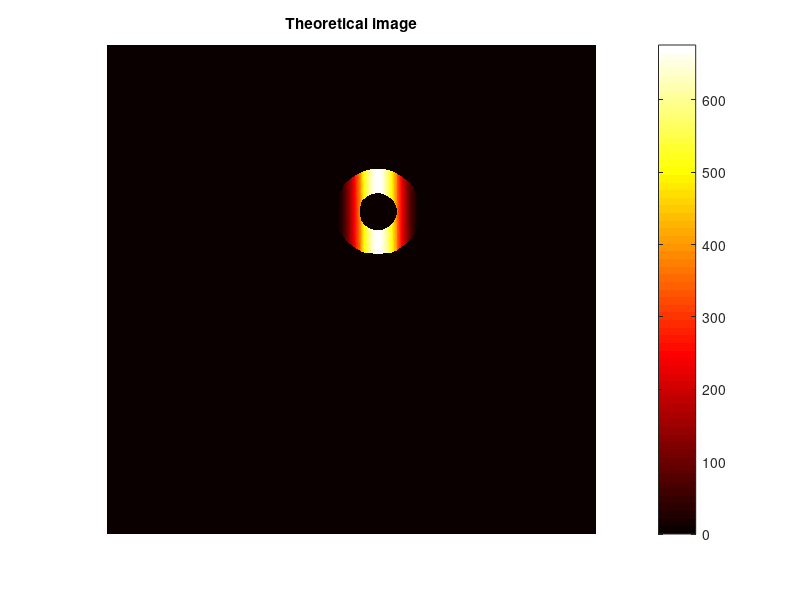

MATLAB code for this plot:
function dataout = theory_image(Tthdet, Rdet, Gamdet, Samth, Samchi, Samphi, Samthick, Refl_d, Ekev, Intensity, plotflag)

%---------------------------------------------
%SCRIPT FOR CREATING THEORETICAL THIN FILM DIFFRACTION IMAGES
% All vector notation in beam convention [+outboard +up +downstream]
% Martin actually wrote this but please don't give him any credit at all


if(nargin<11) 
    plotflag=1; % output images
end

if(nargin<9) 
    Ekev = 10.0; % beam energy in kev
    Intensity = 1; %scaling for detector counts
end

if(nargin<4) 
    Samth =  18.786; % Sample rotation about vertical axis (deg, right-hand-rule)
    Samchi = .5; % Sample rotation about beam axis (deg, RHR)
    Samphi = 0; % Sample rotation about outboard axis (deg, RHR)
    Refl_d = 3.85*1; %lattice parameter in angstroms
    Samthick = 0.01; %Film thickness in microns
end

if(nargin<3) 
    Tthdet=37.46; % **Cylindrical** two theta angle to the center of the detector (deg)
    Rdet=800000;  % **Cylindrical** radius from sample to the center detector (um)
    Gamdet=0;   % **Cylindrical** out of diffraction plane angle to the center of the detector (deg)
end
pxsz = 55; % medipix pixel size (um)
Ndet = 516; % medipix number of pixels

Dzp = 150; % Zone plate diameter - um
drzp = 20; % Zone plate outermost zone - nm
Fzp = Dzp*drzp*Ekev/1.239842;  % Zone plate focal distance - um
Dstop = 65; % Zone plate central stop diameter - um

kb = 2*pi*Ekev/12.39842; % beam momentum 1/A
Num_emit = round((Samthick*1e4)/Refl_d); %number of mirror planes

scrsz = get(0,'ScreenSize');  % Plot size parameters
imd = scrsz(3)/5;
imb = scrsz(4)-imd;

Ncen = round(Ndet/2);
imaxis = (1-Ncen):(Ndet-Ncen);

%initialize output images
imbin = zeros(Ndet,Ndet);

%Detector center and pixel plane vectors
tthd = pi * Tthdet / 180;
gamd = pi * Gamdet / 180;
Detcen = [Rdet*sin(tthd)*cos(gamd) Rdet*sin(gamd) Rdet*cos(tthd)*cos(gamd)];
Detunit = Detcen./(sqrt(dot(Detcen,Detcen)));
jvec = cross([0 1 0],Detunit); % horizontal pixels unit vector (low pixel number, low tth)
jvec = jvec./(sqrt(dot(jvec,jvec))); %make sure it is a unit vector
ivec = cross(jvec,Detunit); % vertical pixels unit vector (low pixel number, more up)

%Sample 00L rod unit vector
%samvec=[cos(sch)*cos(sth) sin(sch) (-cos(sch)*sin(sth))];
%Sample rotation from phi --> theta, [00L] (sqz) starts outboard at theta 0
sth=Samth*pi/180; sph=Samphi*pi/180; sch=Samchi*pi/180;
sROT1 = [cos(sth) 0 sin(sth); 0 1 0; -sin(sth) 0 cos(sth)];
sROT2 = [cos(sch) -sin(sch) 0; sin(sch) cos(sch) 0; 0 0 1];
sROT3 = [1 0 0; 0 cos(sph) -sin(sph); 0 sin(sph) cos(sph)];
sROT = sROT1*sROT2*sROT3; %nanoprobe stage stack
%sROT = sROT2*sROT1*sROT3; %LCLS stage stack
sqx = sROT*[0 0 1]'; sqy = sROT*[0 1 0]'; sqz = sROT*[1 0 0]';

kfmat=zeros(Ndet,Ndet,4);
kimat=zeros(Ndet,Ndet,4);
prefac=zeros(Ndet,Ndet);
qmat=zeros(Ndet,Ndet,4);

% Assign magnitude and vector q to active detector pixels within q and gamma range
%display('assigning q vectors...');
%Generate pixel arrays (um)
pix_x = repmat((imaxis.*(pxsz)),Ndet,1);
pix_y = repmat((imaxis.*(pxsz))',1,Ndet);
%Calculate real space pixel positions in um as a vector sum
kfmat(:,:,1) = pix_x(:,:).*jvec(1)+pix_y(:,:).*ivec(1)+Detcen(1);
kfmat(:,:,2) = pix_x(:,:).*jvec(2)+pix_y(:,:).*ivec(2)+Detcen(2);
kfmat(:,:,3) = pix_x(:,:).*jvec(3)+pix_y(:,:).*ivec(3)+Detcen(3);
kfmat(:,:,4) = sqrt(kfmat(:,:,1).^2+kfmat(:,:,2).^2+kfmat(:,:,3).^2);
%Assign kfinal unit vector to each pixel based on position
kfmat(:,:,1) = kfmat(:,:,1)./kfmat(:,:,4);
kfmat(:,:,2) = kfmat(:,:,2)./kfmat(:,:,4);
kfmat(:,:,3) = kfmat(:,:,3)./kfmat(:,:,4);
%Find kinitial unit vector symmetric about 00L rod (starts parallel +x)
prefac(:,:) = -2*(kfmat(:,:,1).*sqz(1)+kfmat(:,:,2).*sqz(2)+kfmat(:,:,3).*sqz(3));
kimat(:,:,1) = kfmat(:,:,1)+prefac(:,:).*sqz(1);
kimat(:,:,2) = kfmat(:,:,2)+prefac(:,:).*sqz(2);
kimat(:,:,3) = kfmat(:,:,3)+prefac(:,:).*sqz(3);
%Scale kinitial back to optic plane, find radial intersection in zp
prefac(:,:) = abs(Fzp./kimat(:,:,3)).*sqrt(kimat(:,:,1).*kimat(:,:,1)+kimat(:,:,2).*kimat(:,:,2));
kimat(:,:,4) = (prefac>(Dstop/2)).*(prefac<(Dzp/2));
%Calculate q vectors
qmat(:,:,1) = kb*(kfmat(:,:,1)-kimat(:,:,1));
qmat(:,:,2) = kb*(kfmat(:,:,2)-kimat(:,:,2));
qmat(:,:,3) = kb*(kfmat(:,:,3)-kimat(:,:,3));
qmat(:,:,4) = sqrt(qmat(:,:,1).^2+qmat(:,:,2).^2+qmat(:,:,3).^2);
%Calculate thin film Patterson function per q
imbin = Intensity * ((sin(Num_emit * Refl_d * qmat(:,:,4))).^2)./((sin(Refl_d * qmat(:,:,4))).^2+1e-10);
%Include only pixels within zp angle spread
imbin = imbin.*kimat(:,:,4);

imq=qmat(:,:,4); imqx=qmat(:,:,1);imqy=qmat(:,:,2);imqz=qmat(:,:,3);imki = kimat(:,:,4);

if (plotflag==1)
%     figure(11);set(11,'Position',[0 imb imd imd]);clf;imagesc(imq);axis square;
%     title('Magnitude q per pixel'); pause(0.5);
%     figure(16);set(16,'Position',[imd imb imd imd]);clf;imagesc(imki);axis square;
%     title('zone plate image perfect reflection'); 
% %    figure(17);set(17,'Position',[imd imb imd imd]);clf;imagesc(imqy);axis square;
%    title('Magnitude qy per pixel'); 
%    figure(18);set(18,'Position',[imd imb imd imd]);clf;imagesc(imqz);axis square;
%    title('Magnitude qz per pixel'); 
    figure(102);clf;imagesc(imbin);axis square off;colormap hot;colorbar;%set(19,'Position',[2*imd imb imd imd]);
    title('Theoretical image');%caxis([0 50]);
end



dataout=imbin;
end